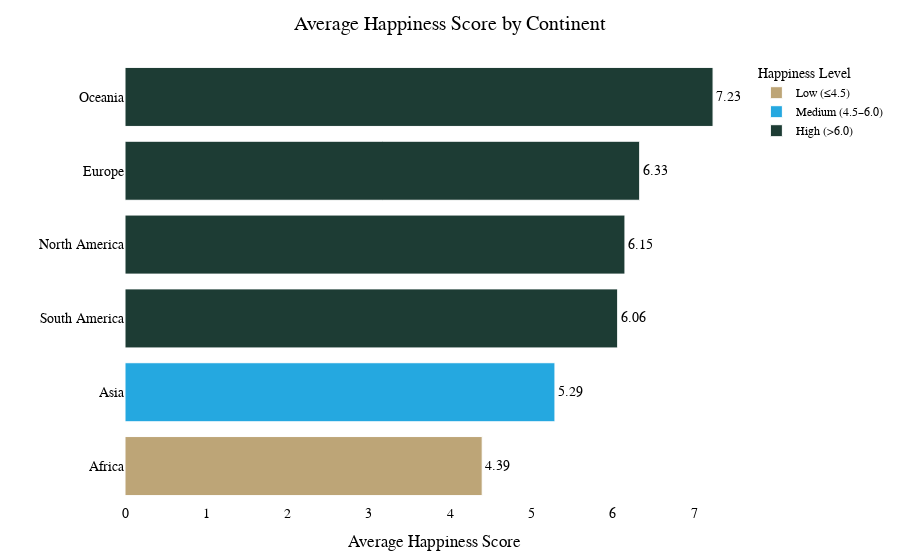

Notebook source saved alongside this figure:
### Code cell
# =============================
# 🌍 Average Happiness by Continent
# =============================

import plotly.express as px
from pathlib import Path

# === data ===
# df_focus must already have columns: Country, Happiness_Score, Continent
df_continent_avg = (
    df_focus[df_focus["Continent"] != "Unknown"]
    .groupby("Continent", as_index=False)["Happiness_Score"]
    .mean()
    .sort_values("Happiness_Score", ascending=True)
)

def bin_label(v):
    if v <= 4.5: return "Low (≤4.5)"
    elif v <= 6.0: return "Medium (4.5–6.0)"
    else: return "High (>6.0)"

df_continent_avg["Category"] = df_continent_avg["Happiness_Score"].apply(bin_label)

# === styling ===
BIN_COLORS = {
    "Low (≤4.5)": "#BDA577",
    "Medium (4.5–6.0)": "#25A8E0",
    "High (>6.0)": "#1D3C34",
}
BASE_STYLE = dict(
    font=dict(family="Arial", size=14, color="black"),
    legend=dict(title="Happiness Level", font=dict(size=12)),
    margin=dict(l=80, r=40, t=60, b=40),
    plot_bgcolor="white",
    paper_bgcolor="white",
)

# === figure ===
fig = px.bar(
    df_continent_avg,
    x="Happiness_Score",
    y="Continent",
    color="Category",
    color_discrete_map=BIN_COLORS,
    orientation="h",
    text=df_continent_avg["Happiness_Score"].round(2),
)

fig.update_traces(textposition="outside", marker_line_color="white", marker_line_width=1)
fig.update_layout(
    title=dict(text="Average Happiness Score by Continent", x=0.5, font=dict(size=20)),
    xaxis_title="Average Happiness Score",
    yaxis_title="",
    **BASE_STYLE,
)

fig.show()

# === export ===
out_dir = Path("/Users/nishaverma/Desktop/Dataanalytics/world happiness data set/happiness-drivers-analysis/Images")
out_dir.mkdir(parents=True, exist_ok=True)
png_path = out_dir / "continent_happiness_bar_plotly.png"
fig.write_image(str(png_path), scale=3, width=1000, height=600)
print("saved:", png_path)

### Figure 1 — Plotly figure (JSON) as saved in the notebook; plotly's stock layout.template omitted (floating-point values rounded to 4 significant figures)
{"data": [{"hovertemplate": "Category=Low (≤4.5)<br>Happiness_Score=%{x}<br>Continent=%{y}<br>text=%{text}<extra></extra>", "legendgroup": "Low (≤4.5)", "marker": {"color": "#BDA577", "line": {"color": "white", "width": 1}, "pattern": {"shape": ""}}, "name": "Low (≤4.5)", "orientation": "h", "showlegend": true, "text": [4.39], "textposition": "outside", "type": "bar", "x": [4.392], "xaxis": "x", "y": ["Africa"], "yaxis": "y"}, {"hovertemplate": "Category=Medium (4.5–6.0)<br>Happiness_Score=%{x}<br>Continent=%{y}<br>text=%{text}<extra></extra>", "legendgroup": "Medium (4.5–6.0)", "marker": {"color": "#25A8E0", "line": {"color": "white", "width": 1}, "pattern": {"shape": ""}}, "name": "Medium (4.5–6.0)", "orientation": "h", "showlegend": true, "text": [5.29], "textposition": "outside", "type": "bar", "x": [5.287], "xaxis": "x", "y": ["Asia"], "yaxis": "y"}, {"hovertemplate": "Category=High (>6.0)<br>Happiness_Score=%{x}<br>Continent=%{y}<br>text=%{text}<extra></extra>", "legendgroup": "High (>6.0)", "marker": {"color": "#1D3C34", "line": {"color": "white", "width": 1}, "pattern": {"shape": ""}}, "name": "High (>6.0)", "orientation": "h", "showlegend": true, "text": [6.06, 6.15, 6.33, 7.23], "textposition": "outside", "type": "bar", "x": [6.058, 6.147, 6.329, 7.231], "xaxis": "x", "y": ["South America", "North America", "Europe", "Oceania"], "yaxis": "y"}], "layout": {"autosize": true, "barmode": "relative", "font": {"color": "black", "family": "Arial", "size": 14}, "legend": {"font": {"size": 12}, "title": {"text": "Happiness Level"}, "tracegroupgap": 0}, "margin": {"b": 40, "l": 80, "r": 40, "t": 60}, "paper_bgcolor": "white", "plot_bgcolor": "white", "title": {"font": {"size": 20}, "text": "Average Happiness Score by Continent", "x": 0.5}, "xaxis": {"anchor": "y", "autorange": true, "domain": [0, 1], "range": [0, 7.611], "title": {"text": "Average Happiness Score"}, "type": "linear"}, "yaxis": {"anchor": "x", "autorange": true, "domain": [0, 1], "range": [-0.5, 5.5], "title": {"text": ""}, "type": "category"}}}
